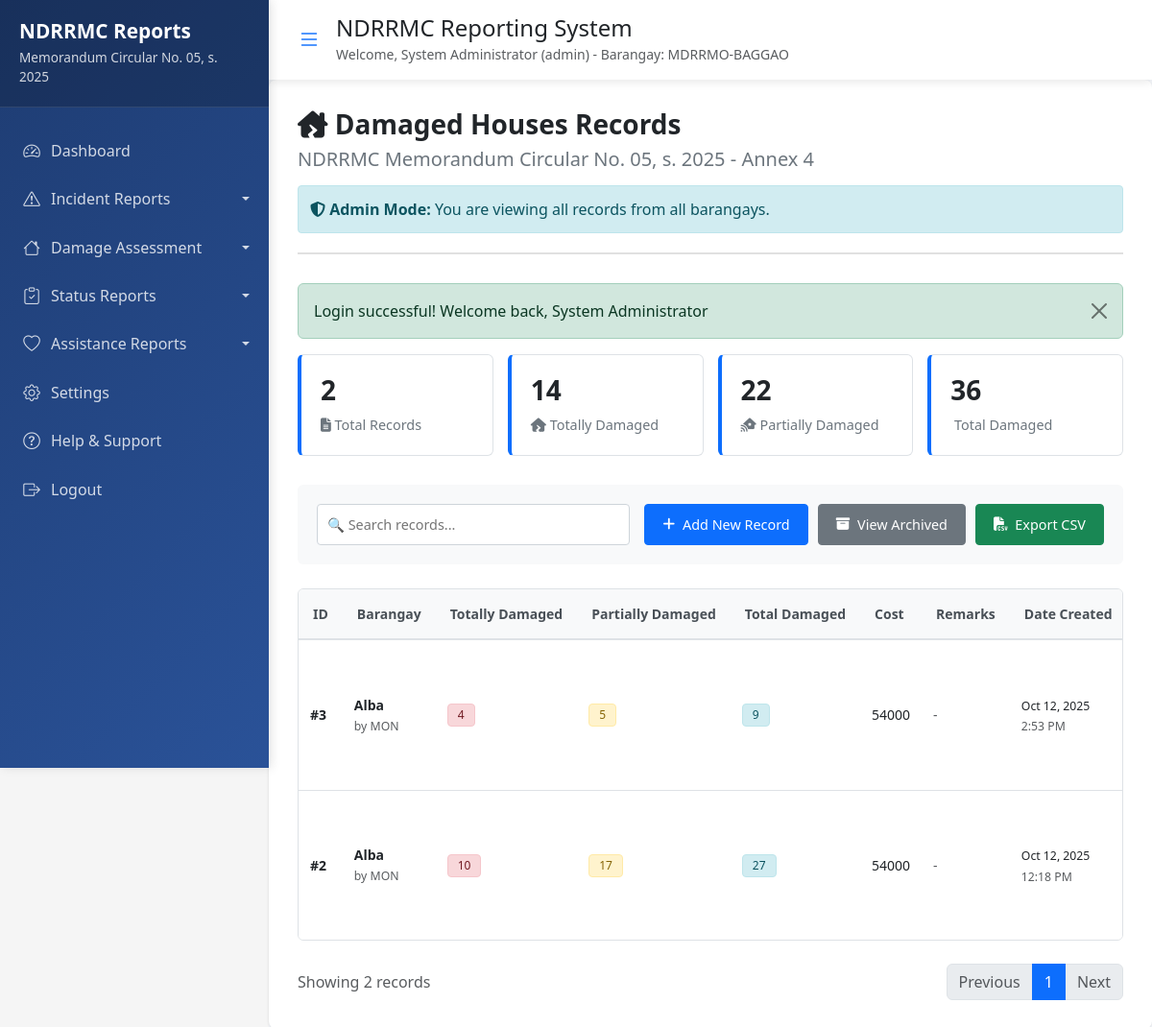
Page /public/annex4_records.php (signed in) on the earlier database version.
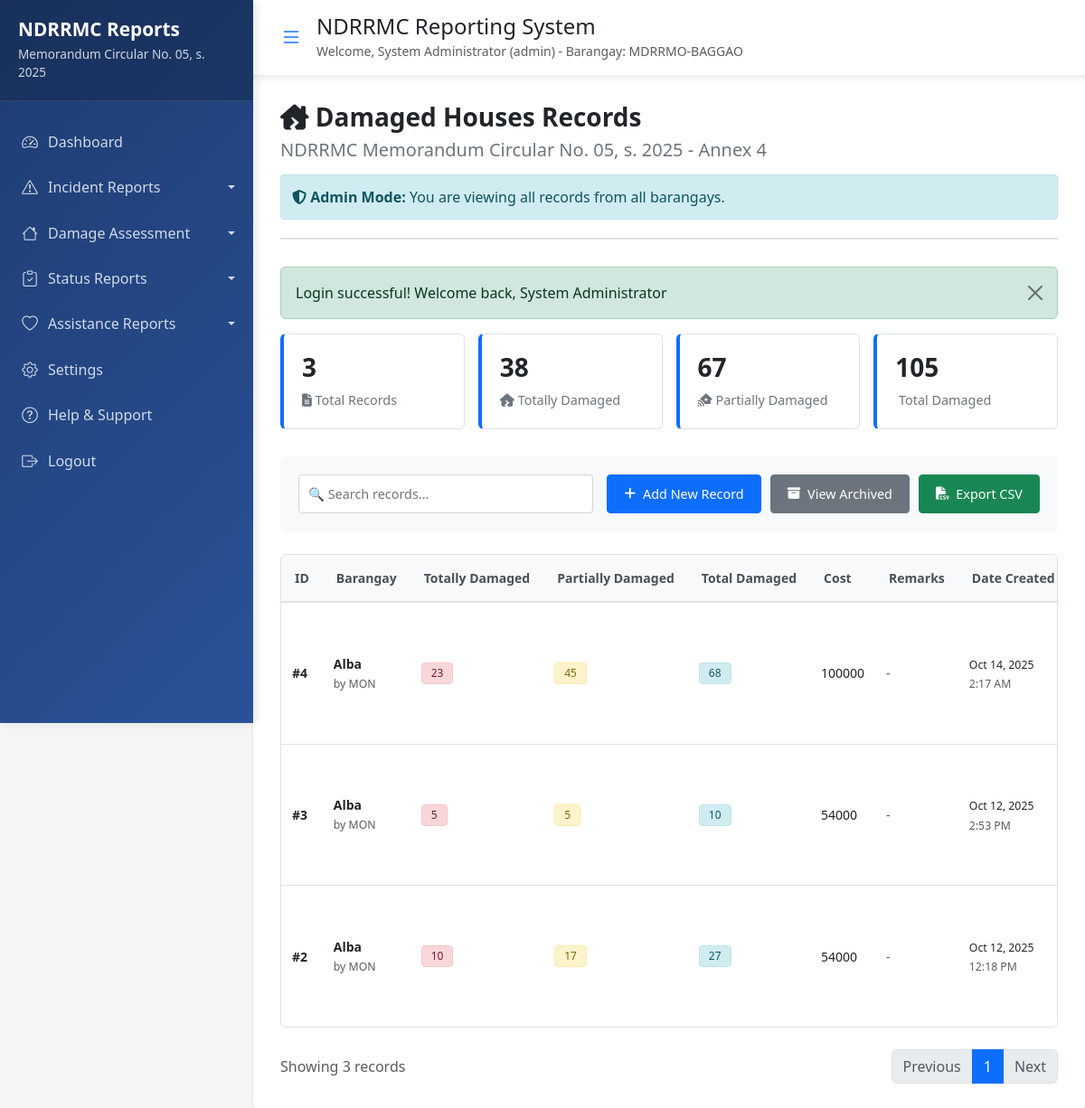
Same page on the later database version.
### tables this page shows
CREATE TABLE `annex4_damaged_houses` (
  `id` int(11) NOT NULL,
  `region` varchar(100) NOT NULL DEFAULT 'REGION II',
  `province` varchar(100) NOT NULL DEFAULT 'CAGAYAN',
  `city` varchar(100) NOT NULL DEFAULT 'BAGGAO',
  `barangay` varchar(100) NOT NULL,
  `totally_damaged` int(11) DEFAULT 0,
  `partially_damaged` int(11) DEFAULT 0,
  `total_damaged` int(11) DEFAULT 0,
  `cost` varchar(100) DEFAULT NULL,
  `remarks` text DEFAULT NULL,
  `created_by` int(11) NOT NULL,
  `created_at` timestamp NOT NULL DEFAULT current_timestamp(),
  `updated_at` timestamp NOT NULL DEFAULT current_timestamp() ON UPDATE current_timestamp(),
  `is_archived` tinyint(1) DEFAULT 0
);

CREATE TABLE `users` (
  `id` int(11) NOT NULL,
  `full_name` varchar(100) NOT NULL,
  `barangay` varchar(100) NOT NULL,
  `contact_number` varchar(15) NOT NULL,
  `username` varchar(50) NOT NULL,
  `password` varchar(255) NOT NULL,
  `user_role` enum('user','admin') DEFAULT 'user',
  `is_active` tinyint(1) DEFAULT 1,
  `created_by` int(11) DEFAULT NULL,
  `created_at` timestamp NOT NULL DEFAULT current_timestamp(),
  `updated_at` timestamp NOT NULL DEFAULT current_timestamp() ON UPDATE current_timestamp()
);

### includes/functions.php (called while the page is built, shortened)
<?php
if (!function_exists('db_query')) {
    function db_query($sql, $params = []) {
        global $pdo;
        try {
            $stmt = $pdo->prepare($sql);
            $stmt->execute($params);
            return $stmt;
        } catch (PDOException $e) {
            error_log("Database error: " . $e->getMessage());
            return false;
        }
    }
}

### public/annex4_records.php (the view, shortened to what the changed rows need)
<?php
require_once '../includes/config.php';
require_once '../includes/functions.php';
require_once '../includes/auth.php';
$is_admin = ($_SESSION['user_role'] === 'admin');
if ($is_admin) {
    $stmt = db_query("
        SELECT a.*, u.full_name, u.barangay as user_barangay
        FROM annex4_damaged_houses a
        LEFT JOIN users u ON a.created_by = u.id
        WHERE (a.is_archived = 0 OR a.is_archived IS NULL)
        ORDER BY a.created_at DESC
    ");
} else {
    $stmt = db_query("
        SELECT * FROM annex4_damaged_houses
        WHERE created_by = ? AND (is_archived = 0 OR is_archived IS NULL)
        ORDER BY created_at DESC
    ", [$_SESSION['user_id']]);
}
$records = $stmt->fetchAll();
$total_records = count($records);
$total_totally_damaged = 0;
$total_partially_damaged = 0;
$total_houses = 0;
foreach ($records as $record) {
    $total_totally_damaged += $record['totally_damaged'] ?? 0;
    $total_partially_damaged += $record['partially_damaged'] ?? 0;
    $total_houses += $record['total_damaged'] ?? 0;
}
?>
<link rel="stylesheet" href="https://cdn.jsdelivr.net/npm/bootstrap-icons@1.10.0/font/bootstrap-icons.css">
<link href="https://cdnjs.cloudflare.com/ajax/libs/font-awesome/6.4.0/css/all.min.css" rel="stylesheet">
<div class="records-container">
    <div class="header-section">
        <h1><i class="fas fa-house-damage"></i> Damaged Houses Records</h1>
        <h2>NDRRMC Memorandum Circular No. 05, s. 2025 - Annex 4</h2>
    </div>
    <div class="stats-cards" id="statsCards">
        <div class="stat-card">
            <h3><?php echo $total_records; ?></h3>
            <p><i class="fas fa-file-alt"></i> Total Records</p>
        </div>
        <div class="stat-card">
            <h3><?php echo number_format($total_totally_damaged); ?></h3>
            <p><i class="fas fa-house-crack"></i> Totally Damaged</p>
        </div>
        <div class="stat-card">
            <h3><?php echo number_format($total_partially_damaged); ?></h3>
            <p><i class="fas fa-house-signal"></i> Partially Damaged</p>
        </div>
        <div class="stat-card">
            <h3><?php echo number_format($total_houses); ?></h3>
            <p><i class="fas fa-houses"></i> Total Damaged</p>
        </div>
    </div>
    <div class="table-container" id="tableContainer">
        <table class="custom-table" id="recordsTable">
            <thead>
                <tr>
                    <th>ID</th>
                    <th>Barangay</th>
                    <th>Totally Damaged</th>
                    <th>Partially Damaged</th>
                    <th>Total Damaged</th>
                    <th>Cost</th>
                    <th>Remarks</th>
                    <th>Date Created</th>
                </tr>
            </thead>
            <tbody class="table-content" id="tableContent">
                <?php if (empty($records)): ?>
                    <tr>
                        <td colspan="<?php echo $is_admin ? '10' : '9'; ?>" style="text-align: center; padding: 30px;">
                            <i class="fas fa-inbox" style="font-size: 3rem; color: #ccc;"></i>
                            <p style="color: #6c757d; margin-top: 15px;">No damaged houses records found.</p>
                            <a href="annex4.php" class="btn-custom btn-primary-custom" style="margin-top: 15px;">
                                <i class="fas fa-plus"></i> Create First Record
                            </a>
                        </td>
                    </tr>
                <?php else: ?>
                    <?php foreach ($records as $record): ?>
                        <tr>
                            <td><strong>#<?php echo $record['id']; ?></strong></td>
                            <td>
                                <strong><?php echo htmlspecialchars($record['barangay'] ?? $record['user_barangay'] ?? 'N/A'); ?></strong>
                                <?php if ($is_admin && isset($record['full_name'])): ?>
                                    <br><small class="text-muted">by <?php echo htmlspecialchars($record['full_name']); ?></small>
                                <?php endif; ?>
                            </td>
                            <td>
                                <span class="badge badge-totally"><?php echo $record['totally_damaged']; ?></span>
                            </td>
                            <td>
                                <span class="badge badge-partially"><?php echo $record['partially_damaged']; ?></span>
                            </td>
                            <td>
                                <span class="badge badge-total"><?php echo $record['total_damaged']; ?></span>
                            </td>
                            <td>
                                <?php if (!empty($record['cost'])): ?>
                                    <?php echo htmlspecialchars($record['cost']); ?>
                                <?php else: ?>
                                    <span class="text-muted">-</span>
                                <?php endif; ?>
                            </td>
                            <td>
                                <?php if (!empty($record['remarks'])): ?>
                                    <div style="max-width: 200px;">
                                        <?php echo htmlspecialchars($record['remarks']); ?>
                                    </div>
                                <?php else: ?>
                                    <span class="text-muted">-</span>
                                <?php endif; ?>
                            </td>
                            <td>
                                <small><?php echo date('M j, Y', strtotime($record['created_at'])); ?></small>
                                <br><small class="text-muted"><?php echo date('g:i A', strtotime($record['created_at'])); ?></small>
                            </td>
                        </tr>
                    <?php endforeach; ?>
                <?php endif; ?>
            </tbody>
        </table>
    </div>
    <div class="d-flex justify-content-between align-items-center mt-4">
        <div class="text-muted">
            Showing <?php echo count($records); ?> records
        </div>
        <nav>
            <ul class="pagination mb-0">
            </ul>
        </nav>
    </div>
</div>
<?php
require_once '../includes/sidenav.php';
?>

Differences in the rows shown:
added annex4_damaged_houses: id "4", barangay "Alba", created_by.full_name "MON", totally_damaged "23", partially_damaged "45", total_damaged "68", cost "100000", created_at "Oct 14, 2025", created_at "2:17 AM"
changed annex4_damaged_houses "2:53 PM": totally_damaged "4" → "5"; total_damaged "9" → "10"
Other differences:
$total_records: "2" → "3"
$total_totally_damaged: "14" → "38"
$total_partially_damaged: "22" → "67"
$total_houses: "36" → "105"
count($records): "2" → "3"
